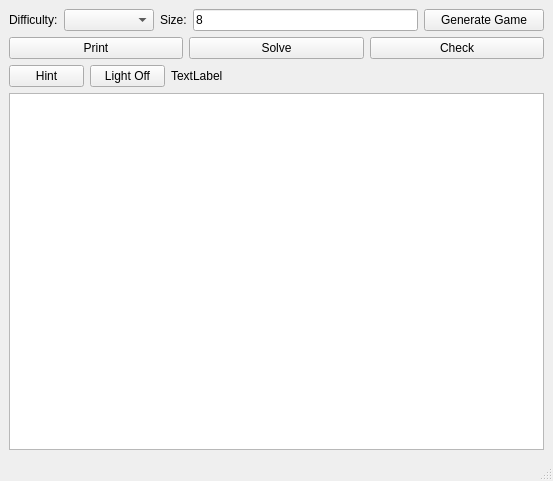
<?xml version="1.0" encoding="UTF-8"?>
<ui version="4.0">
 <class>PuzzleMainView</class>
 <widget class="QMainWindow" name="PuzzleMainView">
  <property name="geometry">
   <rect>
    <x>0</x>
    <y>0</y>
    <width>553</width>
    <height>481</height>
   </rect>
  </property>
  <property name="windowTitle">
   <string>Binary Puzzle</string>
  </property>
  <widget class="QWidget" name="centralwidget">
   <layout class="QHBoxLayout" name="horizontalLayout_4">
    <item>
     <layout class="QVBoxLayout" name="verticalLayout">
      <item>
       <layout class="QHBoxLayout" name="horizontalLayout_3">
        <item>
         <widget class="QLabel" name="labelDifficulty">
          <property name="maximumSize">
           <size>
            <width>60</width>
            <height>16777215</height>
           </size>
          </property>
          <property name="text">
           <string>Difficulty:</string>
          </property>
         </widget>
        </item>
        <item>
         <widget class="QComboBox" name="comboBoxLevel">
          <property name="minimumSize">
           <size>
            <width>90</width>
            <height>0</height>
           </size>
          </property>
          <property name="maximumSize">
           <size>
            <width>16777215</width>
            <height>16777215</height>
           </size>
          </property>
         </widget>
        </item>
        <item>
         <widget class="QLabel" name="labelLevel">
          <property name="maximumSize">
           <size>
            <width>30</width>
            <height>16777215</height>
           </size>
          </property>
          <property name="text">
           <string>Size:</string>
          </property>
         </widget>
        </item>
        <item>
         <widget class="QLineEdit" name="textSize">
          <property name="minimumSize">
           <size>
            <width>35</width>
            <height>0</height>
           </size>
          </property>
          <property name="maximumSize">
           <size>
            <width>16777215</width>
            <height>16777215</height>
           </size>
          </property>
          <property name="text">
           <string>8</string>
          </property>
         </widget>
        </item>
        <item>
         <widget class="QPushButton" name="buttonGenerator">
          <property name="minimumSize">
           <size>
            <width>120</width>
            <height>0</height>
           </size>
          </property>
          <property name="maximumSize">
           <size>
            <width>16777215</width>
            <height>16777215</height>
           </size>
          </property>
          <property name="text">
           <string>Generate Game</string>
          </property>
         </widget>
        </item>
       </layout>
      </item>
      <item>
       <layout class="QHBoxLayout" name="horizontalLayout_2">
        <item>
         <widget class="QPushButton" name="buttonClear">
          <property name="text">
           <string>Print</string>
          </property>
         </widget>
        </item>
        <item>
         <widget class="QPushButton" name="buttonSolve">
          <property name="text">
           <string>Solve</string>
          </property>
         </widget>
        </item>
        <item>
         <widget class="QPushButton" name="buttonCheck">
          <property name="text">
           <string>Check</string>
          </property>
         </widget>
        </item>
       </layout>
      </item>
      <item>
       <layout class="QHBoxLayout" name="horizontalLayout">
        <item>
         <widget class="QPushButton" name="buttonHints">
          <property name="maximumSize">
           <size>
            <width>75</width>
            <height>16777215</height>
           </size>
          </property>
          <property name="text">
           <string>Hint</string>
          </property>
         </widget>
        </item>
        <item>
         <widget class="QPushButton" name="buttonLight">
          <property name="maximumSize">
           <size>
            <width>75</width>
            <height>16777215</height>
           </size>
          </property>
          <property name="text">
           <string>Light Off</string>
          </property>
         </widget>
        </item>
        <item>
         <widget class="QLabel" name="labelMessage">
          <property name="text">
           <string>TextLabel</string>
          </property>
         </widget>
        </item>
       </layout>
      </item>
      <item>
       <widget class="QGraphicsView" name="graphicsView"/>
      </item>
     </layout>
    </item>
   </layout>
  </widget>
  <widget class="QStatusBar" name="statusbar"/>
  <widget class="QMenuBar" name="menubar">
   <property name="geometry">
    <rect>
     <x>0</x>
     <y>0</y>
     <width>553</width>
     <height>27</height>
    </rect>
   </property>
  </widget>
 </widget>
 <resources/>
 <connections/>
</ui>
